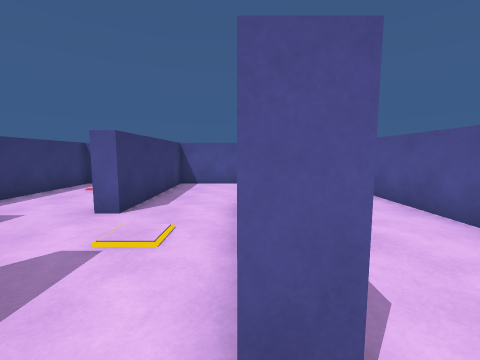
view 1 (above)

12 first-person views from a walk through a scene from a Unity 3-D project. The camera is 1.4 m above the floor, tilts 6° down and sees 90° across. The floor is counted in squares, 1 m on a side. Each view is taken from the middle of a square. On the plan, view 1 faces up. The plan holds only what a view shows up to about 13 squares ahead; the rest is blank. The place goes on beyond the plan.

view 2
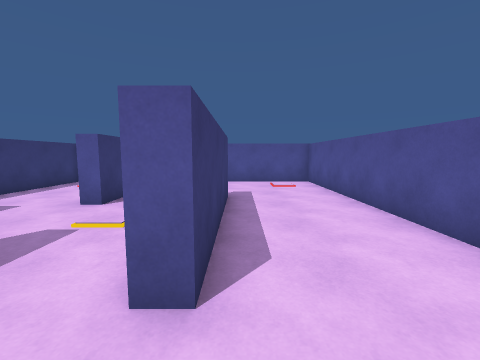

view 3
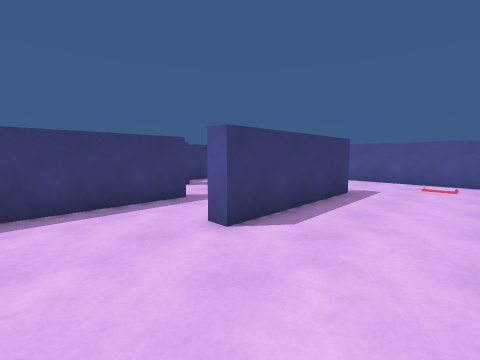

view 4
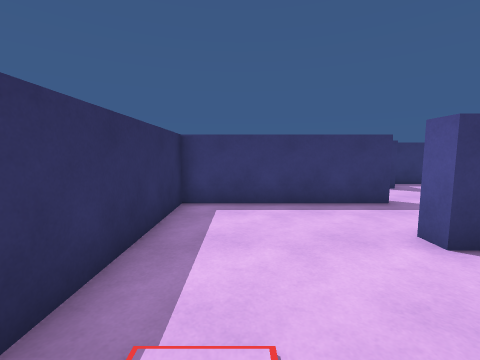

view 5
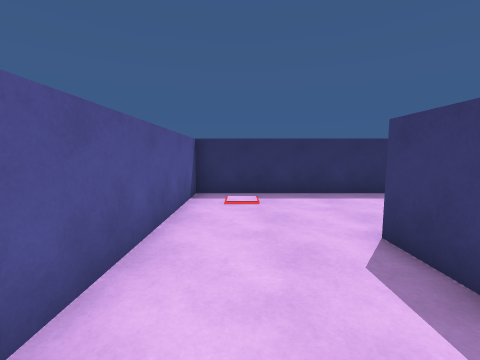

view 6
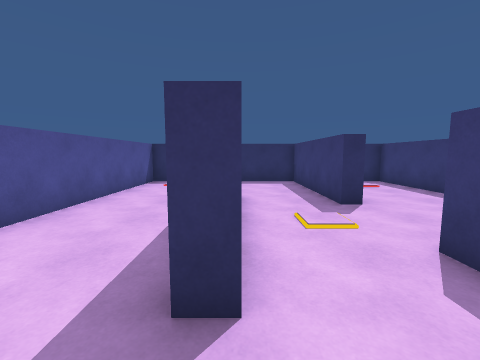

view 7
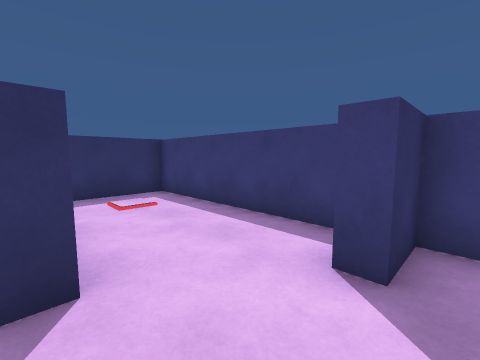

view 8
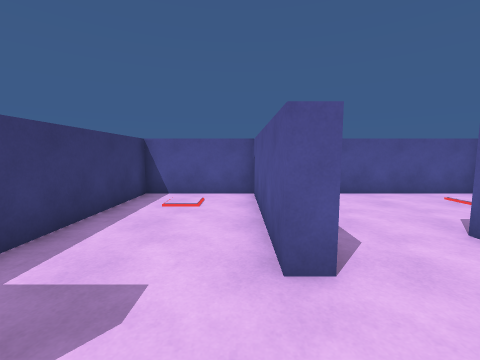

view 9
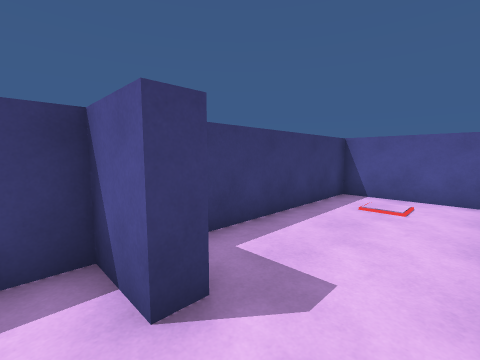

view 10
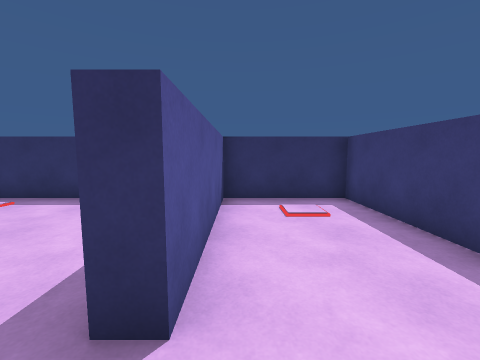

view 11
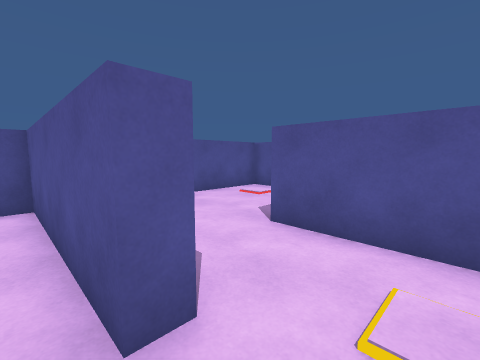

view 12
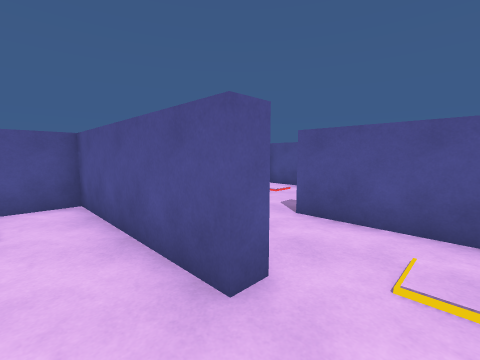

### Floor plan
Ten units are one square. View 1 is at (0, 0); x grows to the right and y downward. Boxes are objects, and circles mark ways between rooms. Rooms are numbered by the first view taken in them; rooms with no view inside come last. Other rooms are left out.
<svg viewBox="-79 -121 130 163">
<path fill="none" stroke="#000" d="M0 -54 0 -71 6 -71 6 -11 -1 -11M-29 -23 -29 37 46 37 46 -116 -29 -116 -29 -56M-29 -56 -35 -56 -35 -116 -74 -116 -74 -44 -58 -44 -58 -38M-35 -23 -29 -23M0 -39 0 -54M-58 -38 -74 -38 -74 37 -35 37 -35 -23"/>
<circle cx="-15" cy="-20" r="3" fill="#2a7"/>
<circle cx="-15" cy="-65" r="3" fill="#2a7"/>
<circle cx="-50" cy="-30" r="3" fill="#2a7"/>
<text x="10" y="-40">1</text>
<text x="-50" y="-70">2</text>
<text x="-60" y="0">3</text>
</svg>
Room 1 opens to room 2. Room 2 opens to room 3.

Where each view was taken, in squares from view 1:
view 1: 0 up, 0 right, facing up
view 2: 1 down, 1 right, facing up
view 3: 2 down, 4 right, facing up-left
view 4: 2 down, 4 right, facing left
view 5: 5 up, 3 right, facing down
view 6: 9 up, 0 right, facing down
view 7: 5 up, 3 left, facing down-left
view 8: 3 up, 4 left, facing up
view 9: 3 up, 4 left, facing up-left
view 10: 4 up, 4 left, facing down
view 11: 4 up, 4 left, facing up-right
view 12: 4 up, 5 left, facing up-right
